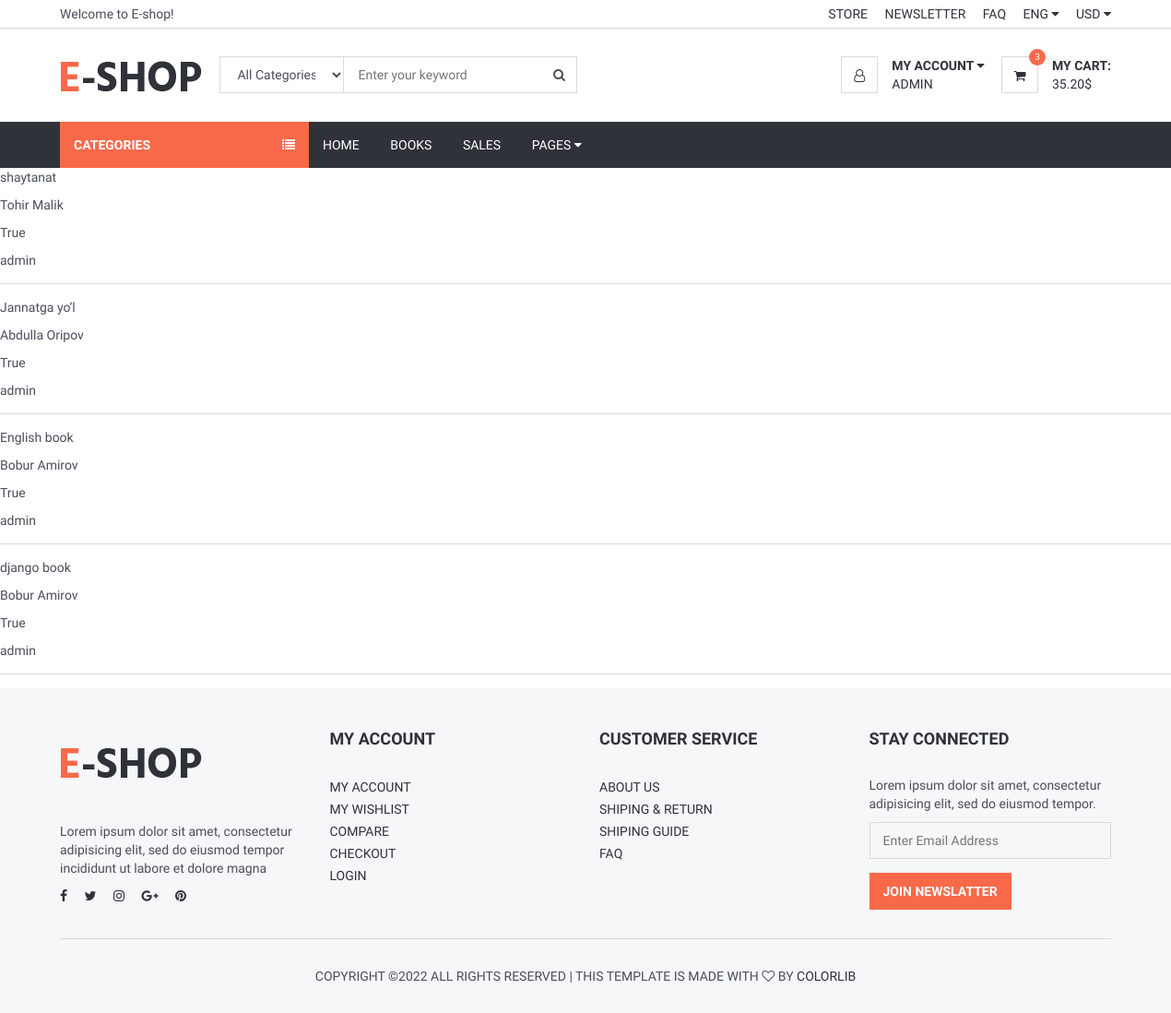
The app's page /account/baskets/ (signed in) with its own data.
### account/models/user.py (models this page shows, shortened)
class Account(AbstractUser):
    email = models.EmailField(unique=True, null=False, blank=False)
    bio = models.CharField(max_length=100, blank=True)
    birth_date = models.DateField(null=True, blank=True)
    img = models.ImageField(upload_to='users/', blank=True, null=True)
    phone = models.CharField(max_length=13, blank=True, null=True)

### account/models/basket.py (models this page shows, shortened)
class Basket(models.Model):
    book = models.ForeignKey(Book, on_delete=models.CASCADE)
    user = models.ForeignKey(Account, on_delete=models.CASCADE)
    status = models.BooleanField()

### book/models/book.py (models this page shows, shortened)
class Book(models.Model):
    name = models.CharField(max_length=100)
    slug = models.SlugField(max_length=100, unique=True)
    cover = models.ImageField(upload_to='book/')
    description = models.TextField()
    created = models.DateTimeField(auto_now_add=True)
    updated = models.DateTimeField(auto_now=True)
    price = models.DecimalField(max_digits=10, decimal_places=2)
    category = models.ForeignKey(Category, on_delete=models.SET_NULL, null=True)
    language = models.ForeignKey(Language, on_delete=models.SET_NULL, null=True)
    authors = models.ForeignKey(Author, on_delete=models.SET_NULL, null=True)
    views = models.IntegerField(default=0)
    likes = models.PositiveIntegerField(default=0)
    rating_avg = models.DecimalField(max_digits=5, decimal_places=2, default=0)

### book/models/author.py (models this page shows)
class Author(models.Model):
    first_name = models.CharField(max_length=20)
    last_name = models.CharField(max_length=20)
    slug = models.SlugField(max_length=100, unique=True)
    image = models.ImageField(upload_to='author/')
    def __str__(self):
        return f"{self.first_name} {self.last_name}"

### account/views.py (the view)
# urls.py: path('baskets/', views.basket_list, name='basket_list'),
def basket_list(request):
    user = request.user
    baskets = Basket.objects.filter(user=user)
    context = {
        'baskets': baskets
    }
    return render(request, 'account/basket_list.html', context)

### book/context_processors.py (called while the page is built)
def category(request):
    categories = Category.objects.all()
    return {'categories': categories}

def author(request):
    authors = Author.objects.all()
    return {'authors': authors}

def langauge(request):
    langauges = Language.objects.all()
    return {'langauges': langauges}

### templates/account/basket_list.html
{% extends 'base.html' %}
{% load static %}
{% block content %}
    {% for basket in baskets %}
        <p>{{ basket.book.name }}</p>
        <p>{{ basket.book.authors }}</p>
        <p>{{ basket.status }}</p>
        <p>{{ basket.user.username }}</p>
        <hr>
    {% endfor %}
{% endblock %}

### templates/header.html (shortened to what this page needs)
{% load static %}
	<header>
		<div id="top-header">
			<div class="container">
				<div class="pull-left">
					<span>Welcome to E-shop!</span>
				</div>
				<div class="pull-right">
					<ul class="header-top-links">
						<li><a href="#">Store</a></li>
						<li><a href="#">Newsletter</a></li>
						<li><a href="#">FAQ</a></li>
						<li class="dropdown default-dropdown">
							<a class="dropdown-toggle" data-toggle="dropdown" aria-expanded="true">ENG <i class="fa fa-caret-down"></i></a>
						</li>
						<li class="dropdown default-dropdown">
							<a class="dropdown-toggle" data-toggle="dropdown" aria-expanded="true">USD <i class="fa fa-caret-down"></i></a>
						</li>
					</ul>
				</div>
			</div>
		</div>
		<div id="header">
			<div class="container">
				<div class="pull-left">
					<div class="header-logo">
						<a class="logo" href="#">
							<img src="{% static 'img/logo.png' %}" alt="">
						</a>
					</div>
					<div class="header-search">
						<form>
							<input class="input search-input" type="text" placeholder="Enter your keyword">
							<select class="input search-categories">
								<option value="0">All Categories</option>
							</select>
							<button class="search-btn"><i class="fa fa-search"></i></button>
						</form>
					</div>
				</div>
				<div class="pull-right">
					<ul class="header-btns">
						<li class="header-account dropdown default-dropdown">
							<div class="dropdown-toggle" role="button" data-toggle="dropdown" aria-expanded="true">
								<div class="header-btns-icon">
									<i class="fa fa-user-o"></i>
								</div>
								<strong class="text-uppercase">My Account <i class="fa fa-caret-down"></i></strong>
							</div>
                            {% if user.is_authenticated %}
							<a href="#" class="text-uppercase">{{ user.username }}</a>
                            {% else %}
							<a href="{% url 'login_page' %}" class="text-uppercase">Login</a>
                            {% endif %}
						</li>
						<li class="header-cart dropdown default-dropdown">
							<a class="dropdown-toggle" data-toggle="dropdown" aria-expanded="true">
								<div class="header-btns-icon">
									<i class="fa fa-shopping-cart"></i>
									<span class="qty">3</span>
								</div>
								<strong class="text-uppercase">My Cart:</strong>
								<br>
								<span>35.20$</span>
							</a>
						</li>
					</ul>
				</div>
			</div>
		</div>
	</header>
	<div id="navigation">
		<div class="container">
			<div id="responsive-nav">
				<div class="category-nav show-on-click">
					<span class="category-header">Categories <i class="fa fa-list"></i></span>
				</div>
				<div class="menu-nav">
					<ul class="menu-list">
						<li><a href="#">Home</a></li>
						<li><a href="{% url 'book_list' %}">Books</a></li>
						<li><a href="#">Sales</a></li>
						<li class="dropdown default-dropdown"><a class="dropdown-toggle" data-toggle="dropdown" aria-expanded="true">Pages <i class="fa fa-caret-down"></i></a>
						</li>
					</ul>
				</div>
			</div>
		</div>
	</div>

### static/css/style.css (style rules this page uses)
body { font-family: 'Hind', sans-serif; color: #4A4E5A; overflow-x: hidden; }
a { color: #30323A; -webkit-transition: 0.3s color; transition: 0.3s color; }
strong { color: #30323A; }
ul, ol { margin: 0; padding: 0; list-style: none }
hr { margin-top: 15px; margin-bottom: 15px; border-color: #DADADA; }
.input { width: 100%; height: 40px; padding: 0px 15px; border: none; background-color: transparent; -webkit-box-shadow: 0px 0px 0px 1px #DADADA inset, 0px 0px 0px 5px transparent; box-shadow: 0px 0px 0px 1px #DADADA inset, 0px 0px 0px 5px transparent; -webkit-transition: 0.3s all; transition: 0.3s all; }
#header { padding-top: 15px; padding-bottom: 15px; }
#top-header { padding-top: 5px; padding-bottom: 5px; border-bottom: 1px solid #DADADA; }
.header-top-links>li { display: inline-block; }
.header-top-links>li+li { margin-left: 15px; }
.header-top-links>li>a { cursor: pointer; text-transform: uppercase; }
.header-logo { display: inline-block; margin-right: 15px; }
.header-logo .logo>img { width: 100%; max-height: 70px; }
.header-search { display: inline-block; padding: 15px 0px; max-width: 400px; }
.header-search>form { position: relative; }
.header-search>form .search-input { padding-left: 150px; padding-right: 45px; }
.header-search>form .search-categories { position: absolute; left: 0px; top: 0px; width: 135px; }
.header-search>form .search-btn { position: absolute; top: 0px; right: 0px; width: 40px; height: 40px; background-color: transparent; border: none; }
.header-btns>li { display: inline-block; vertical-align: top; padding: 15px 0px; }
.header-btns>li+li { margin-left: 15px; }
.header-btns>li .header-btns-icon { position: relative; float: left; margin-right: 15px; width: 40px; height: 40px; line-height: 40px; text-align: center; color: #30323A; background-color: #FFF; border: 1px solid #DADADA; }
.header-btns .dropdown-toggle { display: block; cursor: pointer; }
.header-cart .header-btns-icon .qty { position: absolute; right: -9px; top: -9px; width: 18px; height: 18px; line-height: 18px; text-align: center; font-size: 10px; background: #F8694A; color: #FFF; border-radius: 50%; }
#navigation { background-color: #30323A; }
#navigation .container { position: relative; }
.category-nav { float: left; width: 270px; }
.category-nav .category-header { padding: 15px; display: block; text-transform: uppercase; background: #F8694A; color: #FFF; font-weight: 700; }
.category-nav .category-header>i { float: right; line-height: 20px; }
.menu-nav .menu-list>li { display: inline-block; }
.menu-nav .menu-list>li>a { display: block; padding: 15px; color: #FFF; text-transform: uppercase; }

### records on screen
Account: username "ADMIN"
Basket: book.name "shaytanat", book.authors "Tohir Malik", status "True", user.username "admin"
Basket: book.name "Jannatga yo‘l", book.authors "Abdulla Oripov", status "True", user.username "admin"
Basket: book.name "English book", book.authors "Bobur Amirov", status "True", user.username "admin"
Basket: book.name "django book", book.authors "Bobur Amirov", status "True", user.username "admin"
